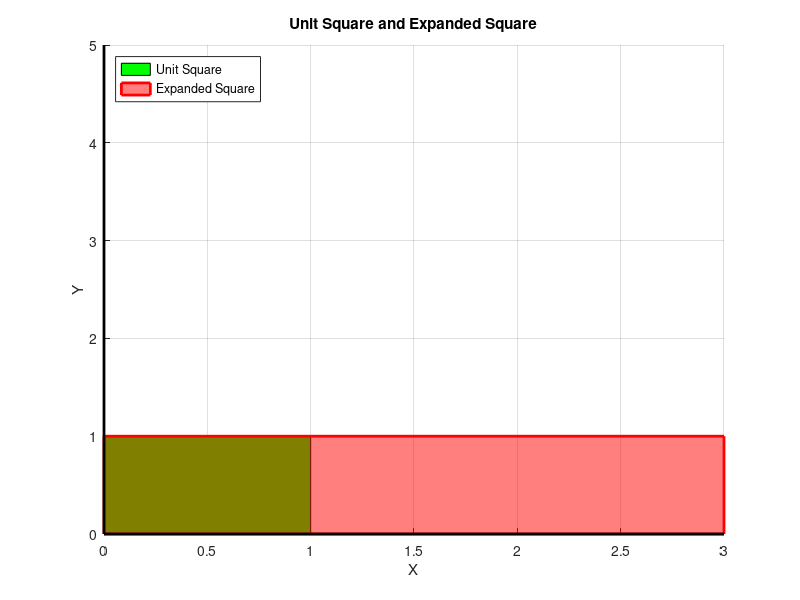

Recreate this plot in MATLAB.
%{
Project Number: Project 1
Student Names: Erica Cain, Takiya Eastmond, Makayla Greer, Twymun Safford
Class Name: MATH-412
Problem 1a expansion
%}
% Define the unit square vertices
unit_square = [0 0; 1 0; 1 1; 0 1; 0 0];

% Define the transformation matrix
transformation_matrix = [3 0; 0 1];

% Apply the transformation to the unit square
transformed_square = unit_square * transformation_matrix;

% Plot the unit square
figure;
hold on;
fill(unit_square(:,1), unit_square(:,2), 'g'); % Unit square in green
fill(transformed_square(:,1), transformed_square(:,2), 'r', 'FaceAlpha', 0.5, 'EdgeColor', 'r', 'LineWidth', 2); % Transformed square in red with transparency and bold lines
grid on;
title('Unit Square and Expanded Square');
xlabel('X');
ylabel('Y');
xlim([0 3]);
ylim([0 5]);

% Plot bold lines for x = 0 and y = 0
plot([0 0], [0 5], 'k', 'LineWidth', 2); % x = 0
plot([0 3], [0 0], 'k', 'LineWidth', 2); % y = 0

% Create legend
legend('Unit Square', 'Expanded Square', 'Location', 'northwest');

% Save the figure
saveas(gcf, 'unit_and_expanded_square.png');

